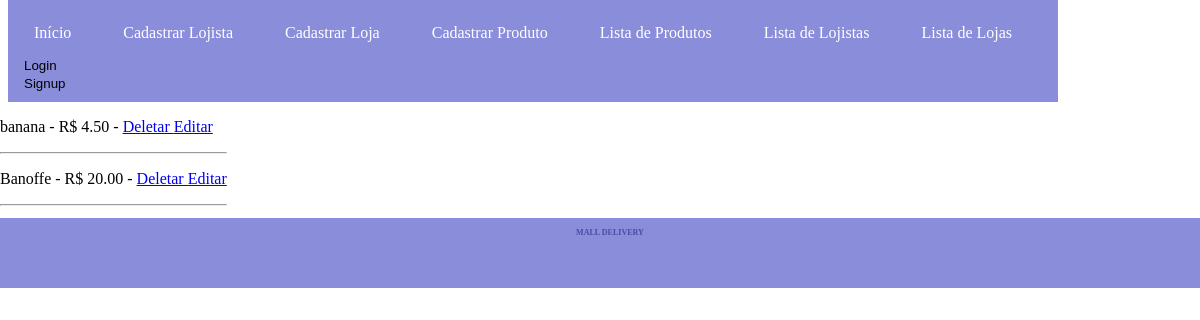
Before: /lista_produtos/ with the older database file.
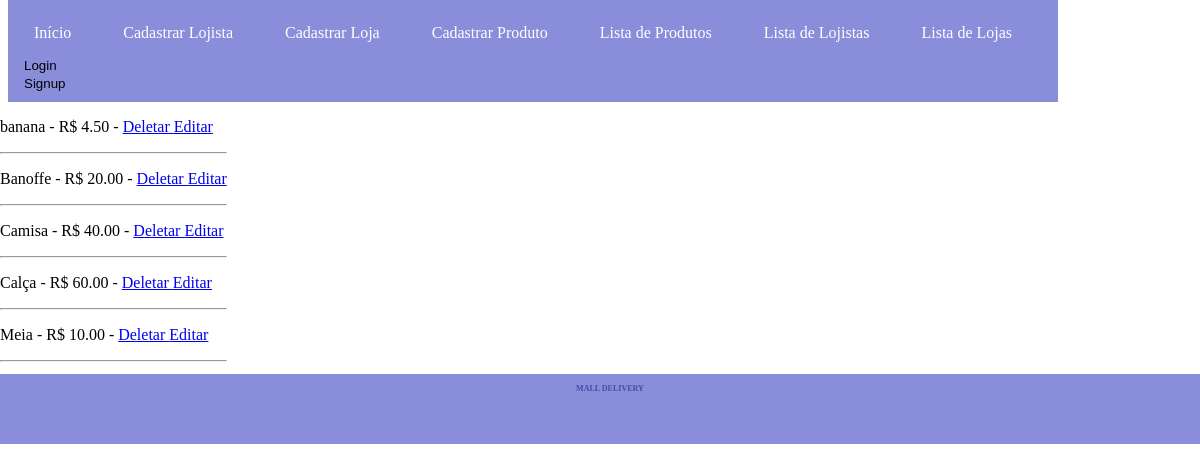
After: the same page with the newer database file.
### app_mall/models.py (models this page shows, shortened)
class Produto(models.Model):
    nome = models.CharField(max_length=255)
    descricao = models.TextField(blank=True, null=True)
    preco = models.DecimalField(max_digits=10, decimal_places=2)
    estoque = models.PositiveIntegerField()
    categoria = models.CharField(max_length=100)
    loja = models.ForeignKey(Loja, related_name='loja', on_delete=models.CASCADE)

### app_mall/views.py (the view)
# urls.py: path('lista_produtos/', views.ProdutoList.as_view(), name='lista_produtos'),
class ProdutoList(ListView):
    model = Produto
    template_name = "lista_produtos.html"
    context_object_name = 'produtos'

### app_mall/templates/lista_produtos.html
{% extends "base.html" %}
{% block content %}
{% for produto in object_list %}
<p>{{ produto.nome }} - R$ {{ produto.preco }} - <a href="{% url 'deletar_produto' produto.pk %}"> Deletar </a>
    <a href="{% url 'update_produto' produto.pk %}">Editar</a> </p>
<hr>
{% endfor %}
{% endblock %}

Changed rows visible on the page:
added Produto: nome "Camisa", preco "40.00"
added Produto: nome "Calça", preco "60.00"
added Produto: nome "Meia", preco "10.00"
